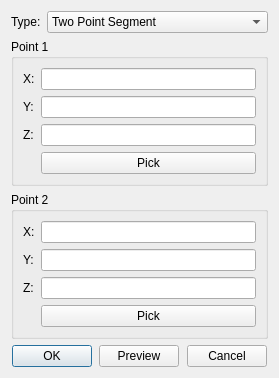
<?xml version="1.0" encoding="UTF-8"?>
<ui version="4.0">
 <class>CurveTwoPointsSegmentInfoDialog</class>
 <widget class="QDialog" name="CurveTwoPointsSegmentInfoDialog">
  <property name="geometry">
   <rect>
    <x>0</x>
    <y>0</y>
    <width>279</width>
    <height>351</height>
   </rect>
  </property>
  <property name="windowTitle">
   <string>Segment</string>
  </property>
  <layout class="QGridLayout" name="gridLayout_4">
   <item row="2" column="0">
    <widget class="QWidget" name="widget" native="true">
     <property name="sizePolicy">
      <sizepolicy hsizetype="Preferred" vsizetype="Fixed">
       <horstretch>0</horstretch>
       <verstretch>0</verstretch>
      </sizepolicy>
     </property>
     <layout class="QGridLayout" name="gridLayout_3">
      <property name="leftMargin">
       <number>0</number>
      </property>
      <property name="topMargin">
       <number>0</number>
      </property>
      <property name="rightMargin">
       <number>0</number>
      </property>
      <property name="bottomMargin">
       <number>0</number>
      </property>
      <item row="0" column="4">
       <spacer name="horizontalSpacer_3">
        <property name="orientation">
         <enum>Qt::Horizontal</enum>
        </property>
        <property name="sizeHint" stdset="0">
         <size>
          <width>40</width>
          <height>20</height>
         </size>
        </property>
       </spacer>
      </item>
      <item row="0" column="1">
       <widget class="QPushButton" name="pb_ok">
        <property name="text">
         <string>OK</string>
        </property>
       </widget>
      </item>
      <item row="0" column="3">
       <widget class="QPushButton" name="pb_preview">
        <property name="text">
         <string>Preview</string>
        </property>
       </widget>
      </item>
      <item row="0" column="5">
       <widget class="QPushButton" name="pb_cancel">
        <property name="text">
         <string>Cancel</string>
        </property>
       </widget>
      </item>
      <item row="0" column="2">
       <spacer name="horizontalSpacer_2">
        <property name="orientation">
         <enum>Qt::Horizontal</enum>
        </property>
        <property name="sizeHint" stdset="0">
         <size>
          <width>40</width>
          <height>20</height>
         </size>
        </property>
       </spacer>
      </item>
      <item row="0" column="0">
       <spacer name="horizontalSpacer">
        <property name="orientation">
         <enum>Qt::Horizontal</enum>
        </property>
        <property name="sizeHint" stdset="0">
         <size>
          <width>40</width>
          <height>20</height>
         </size>
        </property>
       </spacer>
      </item>
      <item row="0" column="6">
       <spacer name="horizontalSpacer_4">
        <property name="orientation">
         <enum>Qt::Horizontal</enum>
        </property>
        <property name="sizeHint" stdset="0">
         <size>
          <width>40</width>
          <height>20</height>
         </size>
        </property>
       </spacer>
      </item>
     </layout>
    </widget>
   </item>
   <item row="1" column="0">
    <widget class="QStackedWidget" name="stackedWidget">
     <property name="currentIndex">
      <number>0</number>
     </property>
     <widget class="QWidget" name="page_twopoint">
      <layout class="QGridLayout" name="gridLayout_26">
       <property name="leftMargin">
        <number>0</number>
       </property>
       <property name="topMargin">
        <number>0</number>
       </property>
       <property name="rightMargin">
        <number>0</number>
       </property>
       <property name="bottomMargin">
        <number>0</number>
       </property>
       <item row="0" column="0">
        <widget class="QGroupBox" name="groupBox_4">
         <property name="title">
          <string>Point 1</string>
         </property>
         <layout class="QGridLayout" name="gridLayout_24">
          <item row="2" column="0">
           <widget class="QLabel" name="label_44">
            <property name="text">
             <string>Z:</string>
            </property>
           </widget>
          </item>
          <item row="1" column="1">
           <widget class="Comp::FITKSciNotationLineEdit" name="le_twopoint_p1y"/>
          </item>
          <item row="0" column="1">
           <widget class="Comp::FITKSciNotationLineEdit" name="le_twopoint_p1x"/>
          </item>
          <item row="2" column="1">
           <widget class="Comp::FITKSciNotationLineEdit" name="le_twopoint_p1z"/>
          </item>
          <item row="1" column="0">
           <widget class="QLabel" name="label_43">
            <property name="text">
             <string>Y:</string>
            </property>
           </widget>
          </item>
          <item row="0" column="0">
           <widget class="QLabel" name="label_2">
            <property name="text">
             <string>X:</string>
            </property>
           </widget>
          </item>
          <item row="3" column="1">
           <widget class="QPushButton" name="pb_twopoint_pickpoint1">
            <property name="text">
             <string>Pick</string>
            </property>
           </widget>
          </item>
         </layout>
        </widget>
       </item>
       <item row="1" column="0">
        <widget class="QGroupBox" name="groupBox_17">
         <property name="title">
          <string>Point 2</string>
         </property>
         <layout class="QGridLayout" name="gridLayout_25">
          <item row="0" column="2">
           <widget class="Comp::FITKSciNotationLineEdit" name="le_twopoint_p2x"/>
          </item>
          <item row="0" column="0">
           <widget class="QLabel" name="label_46">
            <property name="text">
             <string>X:</string>
            </property>
           </widget>
          </item>
          <item row="1" column="0">
           <widget class="QLabel" name="label_47">
            <property name="text">
             <string>Y:</string>
            </property>
           </widget>
          </item>
          <item row="1" column="2">
           <widget class="Comp::FITKSciNotationLineEdit" name="le_twopoint_p2y"/>
          </item>
          <item row="2" column="0">
           <widget class="QLabel" name="label_45">
            <property name="text">
             <string>Z:</string>
            </property>
           </widget>
          </item>
          <item row="2" column="2">
           <widget class="Comp::FITKSciNotationLineEdit" name="le_twopoint_p2z"/>
          </item>
          <item row="3" column="2">
           <widget class="QPushButton" name="pb_twopoint_pickpoint2">
            <property name="text">
             <string>Pick</string>
            </property>
           </widget>
          </item>
         </layout>
        </widget>
       </item>
       <item row="2" column="0">
        <spacer name="verticalSpacer_6">
         <property name="orientation">
          <enum>Qt::Vertical</enum>
         </property>
         <property name="sizeHint" stdset="0">
          <size>
           <width>20</width>
           <height>40</height>
          </size>
         </property>
        </spacer>
       </item>
      </layout>
     </widget>
    </widget>
   </item>
   <item row="0" column="0">
    <widget class="QWidget" name="widget_2" native="true">
     <property name="sizePolicy">
      <sizepolicy hsizetype="Preferred" vsizetype="Fixed">
       <horstretch>0</horstretch>
       <verstretch>0</verstretch>
      </sizepolicy>
     </property>
     <layout class="QGridLayout" name="gridLayout_2">
      <property name="leftMargin">
       <number>0</number>
      </property>
      <property name="topMargin">
       <number>0</number>
      </property>
      <property name="rightMargin">
       <number>0</number>
      </property>
      <property name="bottomMargin">
       <number>0</number>
      </property>
      <item row="0" column="0">
       <widget class="QLabel" name="label">
        <property name="sizePolicy">
         <sizepolicy hsizetype="Fixed" vsizetype="Preferred">
          <horstretch>0</horstretch>
          <verstretch>0</verstretch>
         </sizepolicy>
        </property>
        <property name="text">
         <string>Type:</string>
        </property>
       </widget>
      </item>
      <item row="0" column="1">
       <widget class="QComboBox" name="comb_type">
        <item>
         <property name="text">
          <string>Two Point Segment</string>
         </property>
        </item>
       </widget>
      </item>
     </layout>
    </widget>
   </item>
  </layout>
  <zorder>stackedWidget</zorder>
  <zorder>widget</zorder>
  <zorder>widget_2</zorder>
 </widget>
 <customwidgets>
  <customwidget>
   <class>Comp::FITKSciNotationLineEdit</class>
   <extends>QLineEdit</extends>
   <header location="global">FITK_Component/FITKWidget/FITKSciNotationLineEdit.h</header>
  </customwidget>
 </customwidgets>
 <resources/>
 <connections/>
</ui>
